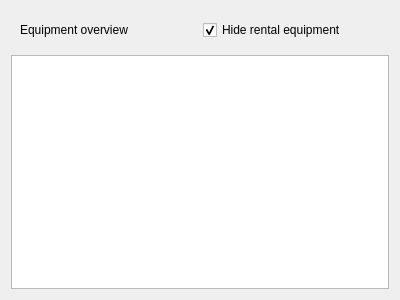
<?xml version="1.0" encoding="UTF-8"?>
<ui version="4.0">
 <class>equipmentList</class>
 <widget class="QWidget" name="equipmentList">
  <property name="geometry">
   <rect>
    <x>0</x>
    <y>0</y>
    <width>400</width>
    <height>300</height>
   </rect>
  </property>
  <property name="windowTitle">
   <string>Form</string>
  </property>
  <layout class="QVBoxLayout" name="verticalLayout">
   <item>
    <widget class="QWidget" name="widget" native="true">
     <layout class="QHBoxLayout" name="horizontalLayout">
      <item>
       <widget class="QLabel" name="label">
        <property name="text">
         <string>Equipment overview</string>
        </property>
       </widget>
      </item>
      <item>
       <widget class="QCheckBox" name="hideRentalCheckBox">
        <property name="text">
         <string>Hide rental equipment</string>
        </property>
        <property name="checked">
         <bool>true</bool>
        </property>
       </widget>
      </item>
     </layout>
    </widget>
   </item>
   <item>
    <widget class="QTableView" name="tableView"/>
   </item>
  </layout>
 </widget>
 <resources/>
 <connections/>
</ui>
